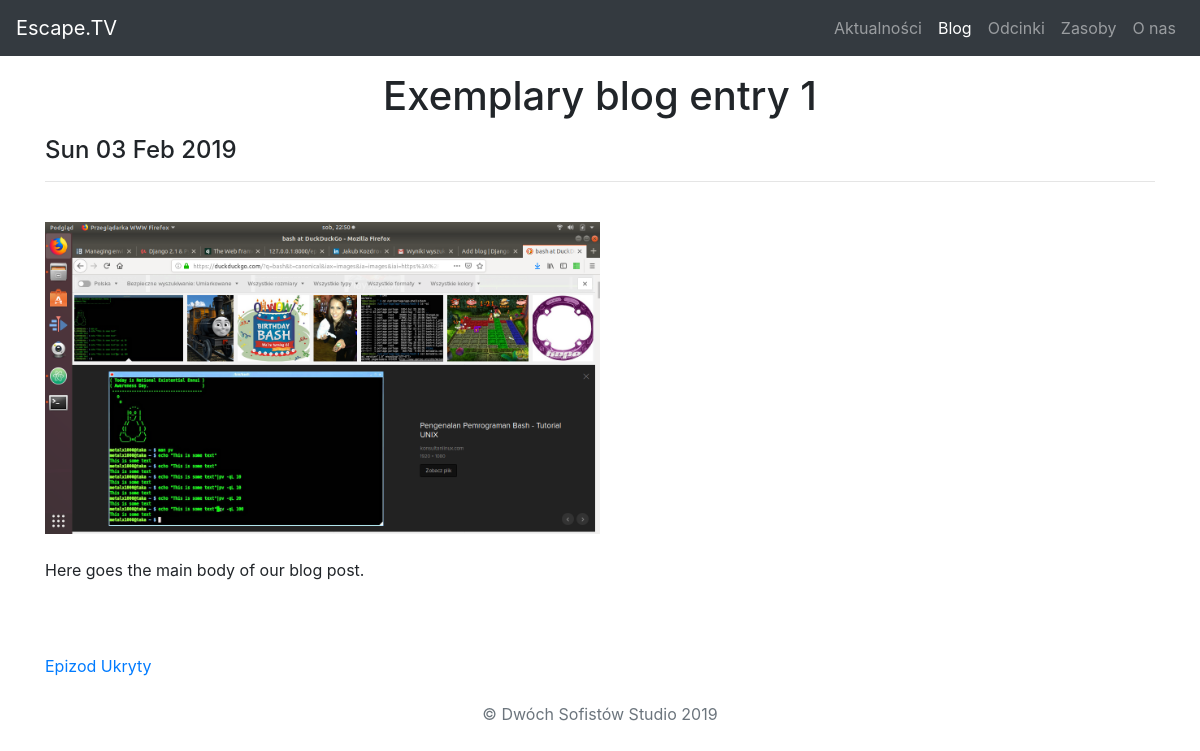
Screenshot of /blogs/1/ with the database file from the repository.
### blogs/models.py (models this page shows, shortened)
class Blog(models.Model):
    title = models.CharField(max_length=200)
    pubdate = models.DateTimeField()
    body = models.TextField()
    image = models.ImageField(upload_to='images', blank=True, null=True)
    video = models.CharField(max_length=500, blank=True, null=True)
    skin1 = models.ImageField(upload_to='images', blank=True, null=True)
    skin2 = models.ImageField(upload_to='images', blank=True, null=True)
    link = models.TextField(blank=True, null=True)
    censorlink = models.TextField(blank=True, null=True) #Tu wpisz HiddenEpisode_ID - zwykły integer
    def pubdate_short(self):
        return self.pubdate.strftime('%a %d %b %Y')

### blogs/views.py (the view)
# urls.py: path('<int:blog_id>/', views.blogdetail, name='blogdetail'),
def blogdetail(request, blog_id):
    blog = get_object_or_404(Blog, pk=blog_id)
    return render(request, 'blog.html', {'blog':blog})

### blogs/templates/blog.html (shortened to what this page needs)
<!doctype html>
<html lang="en">
  {% load staticfiles %}
  <head>
    <link rel="stylesheet" href="https://stackpath.bootstrapcdn.com/bootstrap/4.1.3/css/bootstrap.min.css">
  </head>
  <body>
    <header>
      <nav class="navbar navbar-expand-lg navbar-dark bg-dark">
        <a class="navbar-brand" href="{% url 'home' %}">Escape.TV</a>
        <div class="collapse navbar-collapse" id="navbarNav">
          <ul class="navbar-nav ml-auto">
            <li class="nav-item">
              <a class="nav-link" href="{% url 'home' %}">Aktualności</a>
            </li>
            <li class="nav-item">
              <a class="nav-link active" href="{% url 'blogs' %}">Blog</a>
            </li>
            <li class="nav-item">
              <a class="nav-link" href="{% url 'episodes' %}">Odcinki</a>
            </li>
            <li class="nav-item">
              <a class="nav-link" href="{% url 'resources' %}">Zasoby</a>
            </li>
            <li class="nav-item">
              <a class="nav-link" href="{% url 'about' %}">O nas</a>
            </li>
          </ul>
        </div>
      </nav>
    </header>
    <main role="main">
      <div class="container">
        <h1 class="text-center pt-3">{{ blog.title }}</h1>
        <h4 class="pt-2">{{ blog.pubdate_short }}</h4>
        <hr />
        {% if blog.video != None %}
            <br />
            {% with blog as b %}
            <iframe width="560" height="315" src="{{ b.video }}" frameborder="0" allow="autoplay; encrypted-media" allowfullscreen></iframe>
            {% endwith %}
        {% else %}
            <br/>
            {% with blog as b %}
            <img class="img-fluid" src="{{ b.image.url }}" width=50% height=auto />
            {% endwith %}
        {% endif %}
        <br />
        <br />
        {{ blog.body|linebreaksbr }}
        <br />
        <br />
        <br />
        <br />
        <span class="censored">
        <a href="{% url 'hiddenepisode' blog.censorlink %}">Epizod Ukryty</a>
        </span>
      </div>
    </main>
    <br/>
    <footer class="text-muted">
      <div class="container text-center">
        <p> &copy; Dwóch Sofistów Studio {% now "Y" %}</p>
      </div>
    </footer>
  </body>
</html>

### rows the page displays
Blog: title "Exemplary blog entry 1", pubdate_short "Sun 03 Feb 2019", image (picture), body "Here goes the main body of our blog post."
